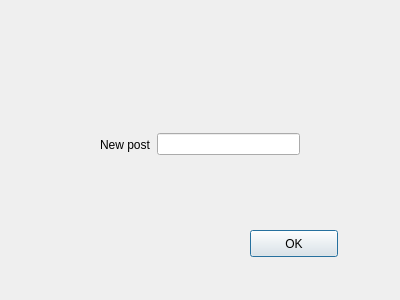
<?xml version="1.0" encoding="UTF-8"?>
<ui version="4.0">
 <class>cmenupost</class>
 <widget class="QDialog" name="cmenupost">
  <property name="geometry">
   <rect>
    <x>0</x>
    <y>0</y>
    <width>400</width>
    <height>300</height>
   </rect>
  </property>
  <property name="windowTitle">
   <string>Dialog</string>
  </property>
  <widget class="QPushButton" name="pushButton">
   <property name="geometry">
    <rect>
     <x>250</x>
     <y>230</y>
     <width>88</width>
     <height>27</height>
    </rect>
   </property>
   <property name="text">
    <string>OK</string>
   </property>
  </widget>
  <widget class="QWidget" name="">
   <property name="geometry">
    <rect>
     <x>100</x>
     <y>130</y>
     <width>200</width>
     <height>29</height>
    </rect>
   </property>
   <layout class="QHBoxLayout" name="horizontalLayout">
    <item>
     <widget class="QLabel" name="label">
      <property name="text">
       <string>New post</string>
      </property>
     </widget>
    </item>
    <item>
     <widget class="QLineEdit" name="lineEdit"/>
    </item>
   </layout>
  </widget>
 </widget>
 <resources/>
 <connections/>
</ui>
